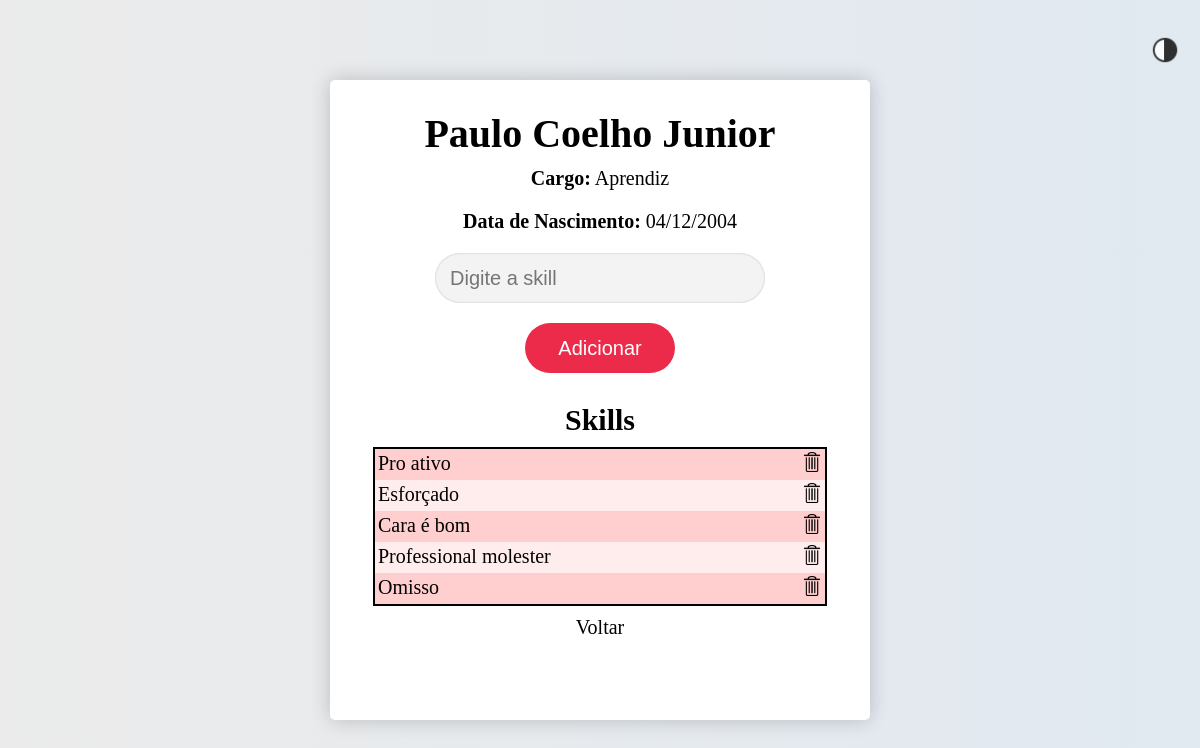
/funcionario/1/, run on the app's committed database.
### app/models.py (models this page shows, shortened)
class Funcionario(models.Model):
    nome = models.CharField(max_length=100)
    cargo = models.CharField(max_length=50)
    data_nascimento = models.DateField()
    skills = models.ManyToManyField(Skill, blank=True)  # Relacionamento ManyToMany com Skill

class Skill(models.Model):
    nome = models.CharField(max_length=100)

### app/views.py (the view)
# urls.py: path('funcionario/<int:funcionario_id>/', views.funcionario_detalhes, name='funcionario_detail'),  # Corrigido para nome correto da URL
def funcionario_detalhes(request, funcionario_id):
    funcionario = get_object_or_404(Funcionario, id=funcionario_id)
    return render(request, 'skills.html', {'funcionario': funcionario})

### app/templates/skills.html (shortened to what this page needs)
{% extends 'layout.html' %}
{% load static %}
{% block extrahead %}
    <link rel="stylesheet" href="{% static 'app/css/skills.css' %}">
{% endblock %}
{% block content %}
    <div class="skillsContainer">
        <h1>{{ funcionario.nome }}</h1>
        <p><strong>Cargo:</strong> {{ funcionario.cargo }}</p>
        <p><strong>Data de Nascimento:</strong> {{ funcionario.data_nascimento|date:"d/m/Y" }}</p>
        <form method="post" action="{% url 'add_skill' funcionario.id %}">
            <input id="skillInput" name="skill" type="text" placeholder="Digite a skill">
            <button type="submit">Adicionar</button>
        </form>
        <h2>Skills</h2>
        <div class="skillsList">
            <ul id="skillsUl">
                {% for skill in funcionario.skills.all %}
                    <li>
                        {{ skill.nome }}
                        <a href="{% url 'remove_skill' funcionario.id skill.id %}" class="remove-skill"><img src="{% static 'app/img/icons/delete.png' %}" alt=""></a>
                    </li>
                {% empty %}
                    <li>Não há skills cadastradas.</li>
                {% endfor %}
            </ul>
        </div>
        <a href="{% url 'main' %}">Voltar</a>
    </div>
{% endblock %}

### app/static/app/css/skills.css (style rules this page uses)
html, body { height: 100%; width: 100%; margin: 0; display: flex; flex-direction: column; justify-content: center; place-items: center; font-family: Calibri; }
a { text-decoration: none; color: #000; }
.skillsContainer { display: flex; flex-direction: column; align-items: center; box-shadow: 0 0 20px 0 rgba(0, 0, 0, 0.2); border-radius: 5px; width: 500px; height: 600px; padding: 20px; background-color: white; font-size: 20px; }
.skillsContainer p { margin: 0 0 20px 0; }
h1 { margin: 10px 0; }
h2 { margin: 10px 0; }
form { display: flex; flex-direction: column; align-items: center; }
input[type="text"] { width: 300px; height: 20px; padding: 15px 15px; border-radius: 50px; outline: none; border: none; background-color: rgb(243, 243, 243); box-shadow: inset 0 0 2px #b8bbbe; font-size: 20px; color:rgb(73, 73, 73); }
button { width: 150px; margin: 20px 10px; height: 50px; border-radius: 50px; cursor: pointer; outline: none; color: white; font-size: 20px; transition: .3s; background-color: rgb(236, 43, 75); border: none; }
.skillsList { display: flex; flex-direction: column; align-items: left; justify-content: center; overflow-y: scroll; margin: 0 0 10px 0; width: 90%; border: 2px solid rgb(0, 0, 0); }
.skillsList a img { width: 20px; }
.skillsList ul { margin: 0; height: 100%; }
.skillsList li:nth-child(odd) { background-color: #ffcece; }
.skillsList li:nth-child(even) { background-color: #ffeded; }
.skillsList li { border-width: 2px 2px 0 2px; display: flex; justify-content: space-between; margin-left: -40px; height: 25px; padding: 3px; transition: .3s; }

### data on the page
Funcionario: nome "Paulo Coelho Junior", cargo "Aprendiz", data_nascimento "04/12/2004"
Skill: nome "Pro ativo"
Skill: nome "Esforçado"
Skill: nome "Cara é bom"
Skill: nome "Professional molester"
Skill: nome "Omisso"
